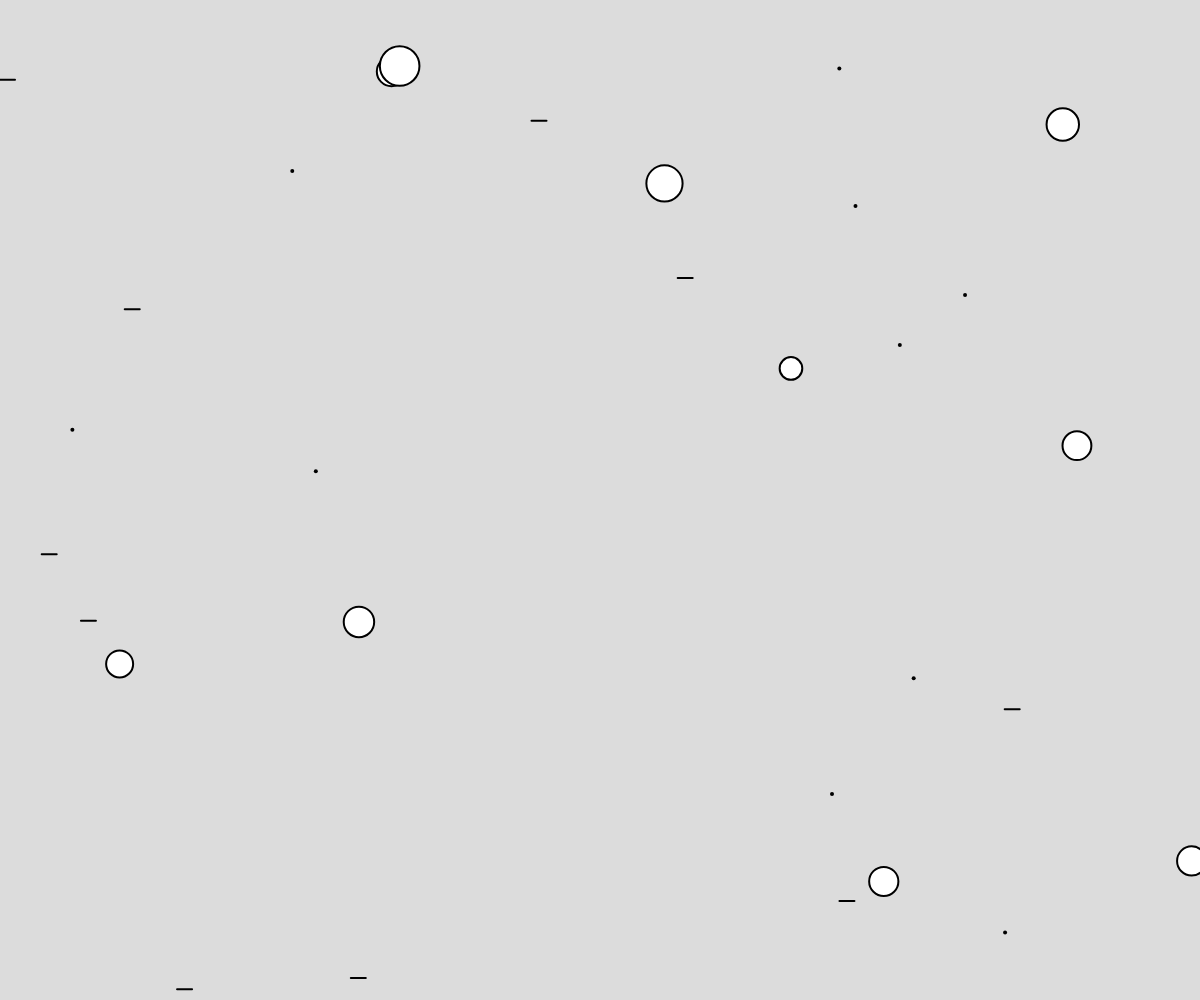
Frame 1 (no input)
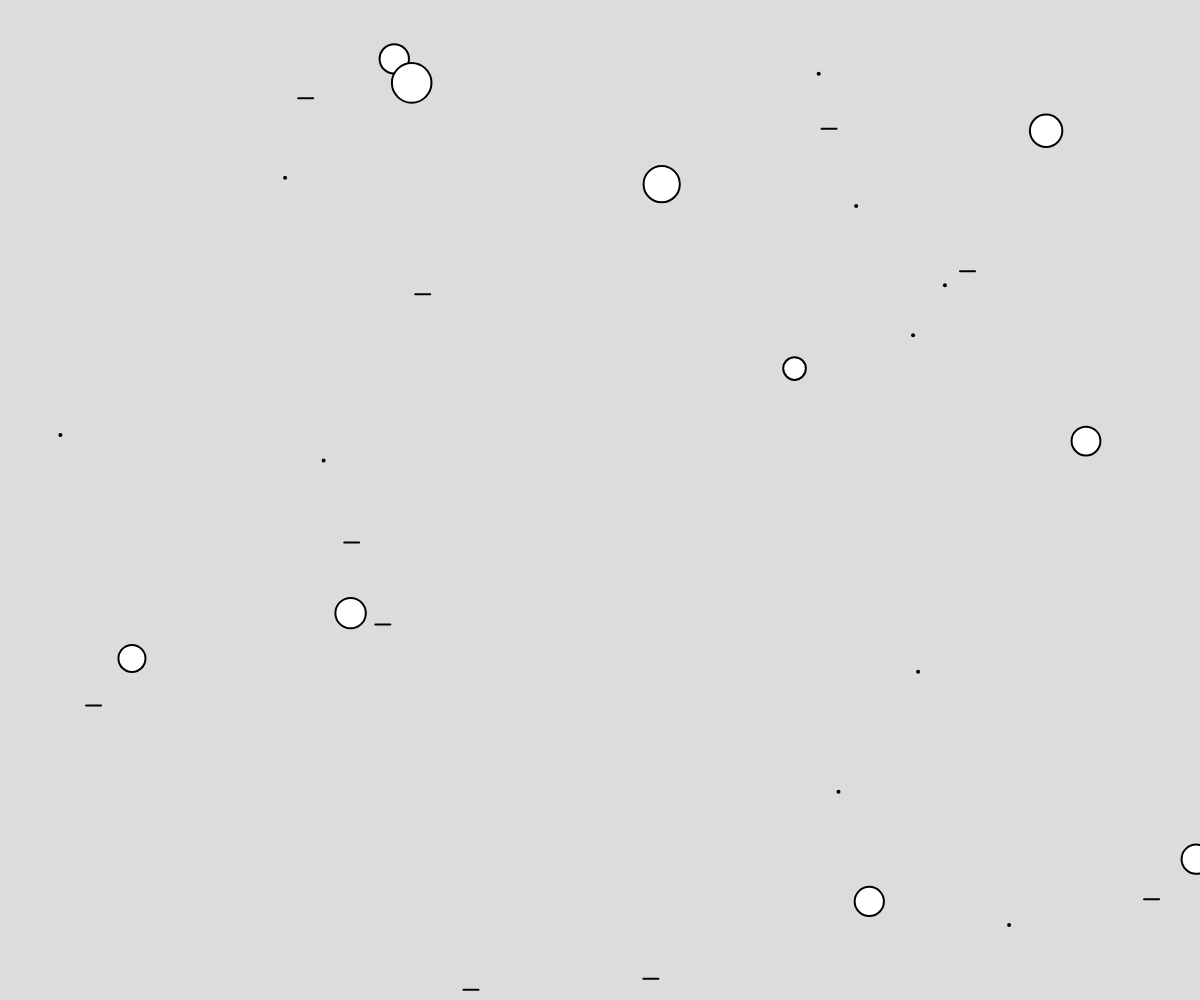
Frame 60 (no input)
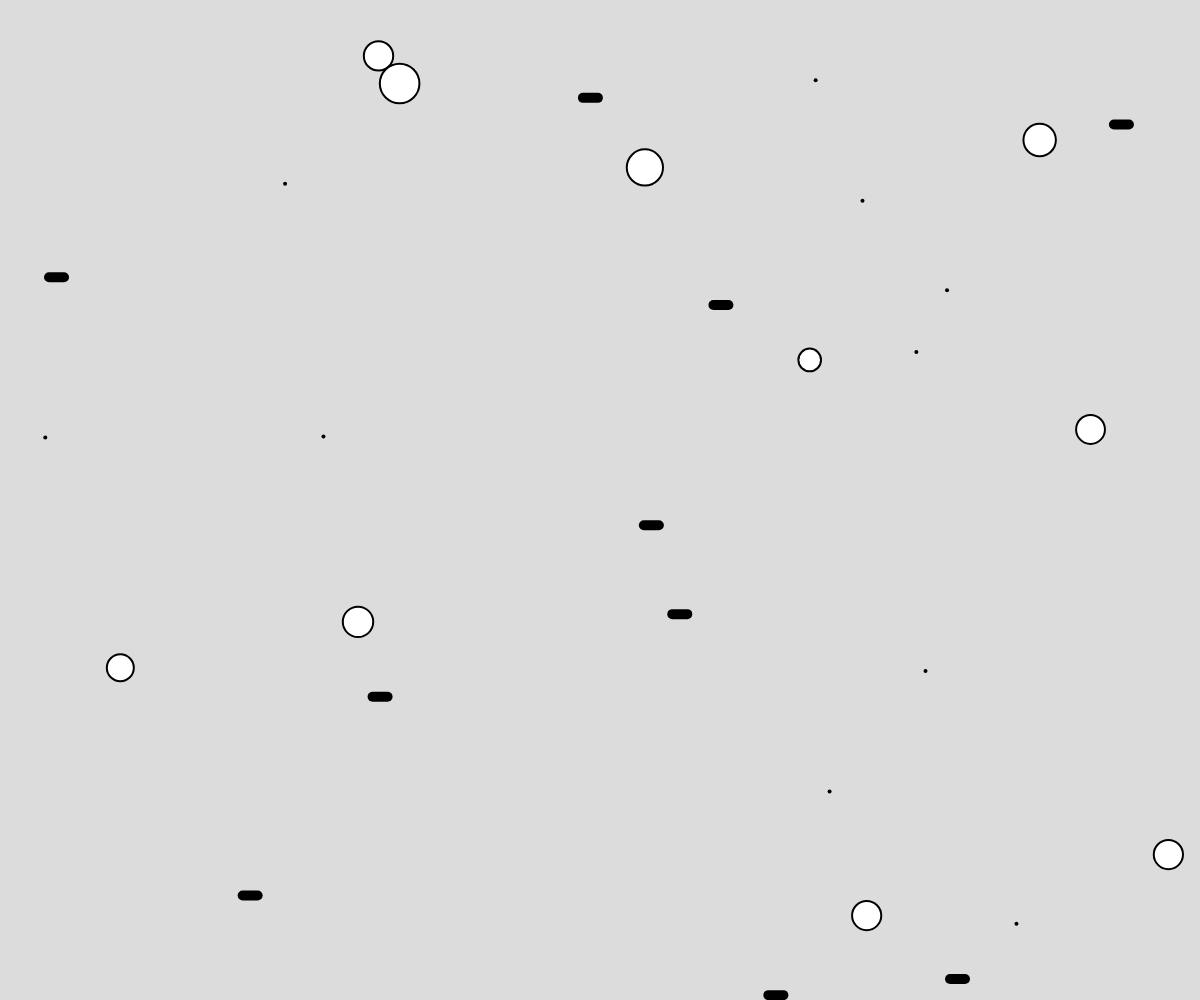
Frame 120 (the mouse pressed at the canvas centre since frame 60)

The p5.js sketch that drew these frames (run headless with seeded random() and noise() and a simulated clock; from frame 60 on, the mouse is pressed at the canvas centre):

// p5.js sketch
// ── sketch.js
// Inheritence Demo
// Austin Nicholson
// Nov 29th

let objects = [];


function setup() {
  createCanvas(windowWidth, windowHeight);
  for(let i = 0; i < 10; i++){
    objects.push(new AnimatedObject(random(width), random(height)));
  }
  for(let i = 0; i < 10; i++){
    objects.push(new CircleObj(random(width), random(height)));
  }
  for(let i = 0; i < 10; i++){
    objects.push(new LineObject(random(width), random(height)));
  }
}


function draw() {
  background(220);
  for(let o of objects){
    o.move();
    o.display();
  }
}


class AnimatedObject{
  constructor(x,y){
    this.x = x;
    this.y = y;
    this.size = 1;
  }

  move(){
    this.x += random(-2, 2);
    this.y += random(-2, 2);
  }

  display(){
    strokeWeight(4);
    point(this.x, this.y);
  }
}

//Child Class #1 - Circle
class CircleObj extends AnimatedObject{
  constructor(x,y){
    super(x,y);
    this.size = random(20,40);

      

  }
  display(){
    strokeWeight(2);
    circle(this.x, this.y, this.size);
  }
}

class LineObject extends AnimatedObject{
  constructor(){
    super(random(width), random(height));

  }
  move(){
    super.move();
    this.x += 5;
    if(this.x > width) this.x = 0;

  }
  display(){
    if(mouseIsPressed) strokeWeight(10);
    else strokeWeight(2);
    line(this.x, this.y, this.x +15, this.y);
  }
}
